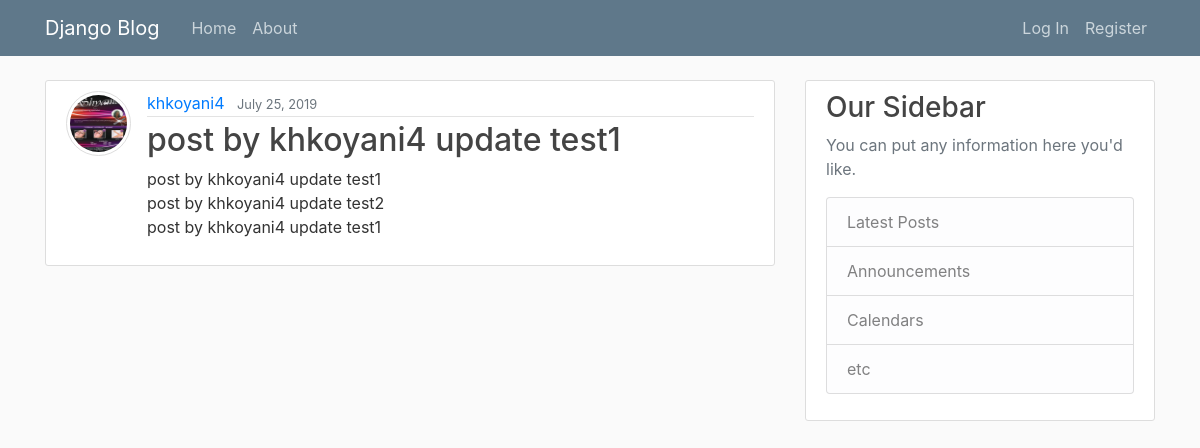
Screenshot of /post/11/ with the database file from the repository.
### blog/models.py (models this page shows, shortened)
class Post2(models.Model):
    title = models.CharField(max_length=120)
    content = models.TextField()
    date = models.DateField(default=timezone.now)
    author = models.ForeignKey(User, on_delete=models.CASCADE)

### user/models.py (models this page shows, shortened)
class Profile(models.Model):
    user= models.OneToOneField(User, on_delete=models.CASCADE)
    picture= models.ImageField(default='default.jpg', upload_to= 'profile_pics')

### blog/views.py (the view)
# urls.py: path('post/<int:pk>/', views.PostDetailView.as_view(), name='post_detail'),
class PostDetailView(DetailView):
    model = Post2

### blog/templates/blog/post2_detail.html (shortened to what this page needs)
{% extends "blog/base.html" %}
{% block content %}
	<article class="media content-section">
		<a href='{{object.author.profile.picture.url}}'>
			<img class='article-img' src='{{object.author.profile.picture.url}}' alt="profile_picture">
		</a>
		<div class="media-body">
			<div class="article-metadata">
				<a id='post_author' class="mr-2" href="#">{{ object.author }}</a>
				<small class="text-muted">{{ object.date|date:'F d, Y' }}</small>
			</div>
			<h2 class="article-title">{{ object.title }}</h2>
			<p class="article-content">{{ object.content }}</p>
		</div>
	</article>
{% endblock content %}

### blog/static/blog/main.css (style rules this page uses)
body { background: #fafafa; color: #333333; margin-top: 5rem; }
h1, h2, h3, h4, h5, h6 { color: #444444; }
.content-section { background: #ffffff; padding: 10px 20px; border: 1px solid #dddddd; border-radius: 3px; margin-bottom: 20px; }
.article-title { color: #444444; }
.article-content { white-space: pre-line; }
.article-img { height: 65px; width: 65px; margin-right: 16px; }
img.article-img { border: 1px solid #ddd; border-radius: 40px; padding: 3px; }
.article-metadata { padding-bottom: 1px; margin-bottom: 4px; border-bottom: 1px solid #e3e3e3 }

### rows the page displays
Post2: author.profile.picture (placeholder picture), author "khkoyani4", date "July 25, 2019", title "post by khkoyani4 update test1", content "post by khkoyani4 update test1 post by khkoyani4 update test2 post by khkoyani4 update test1"
